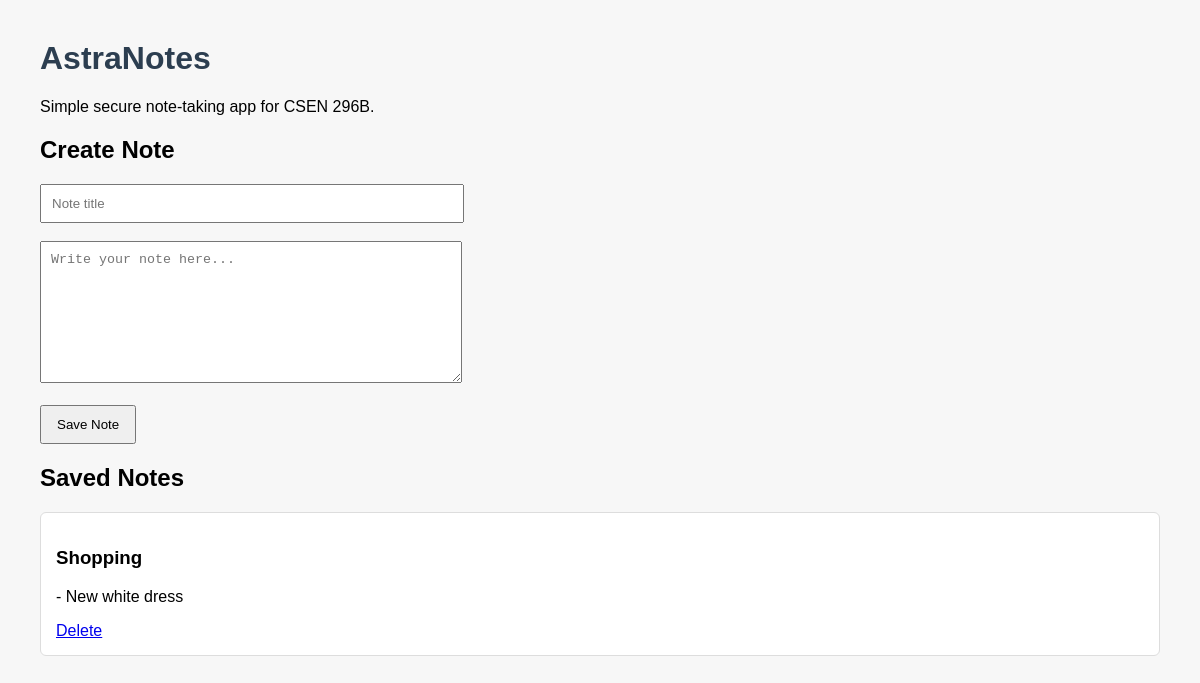
Before: / with the older database file.
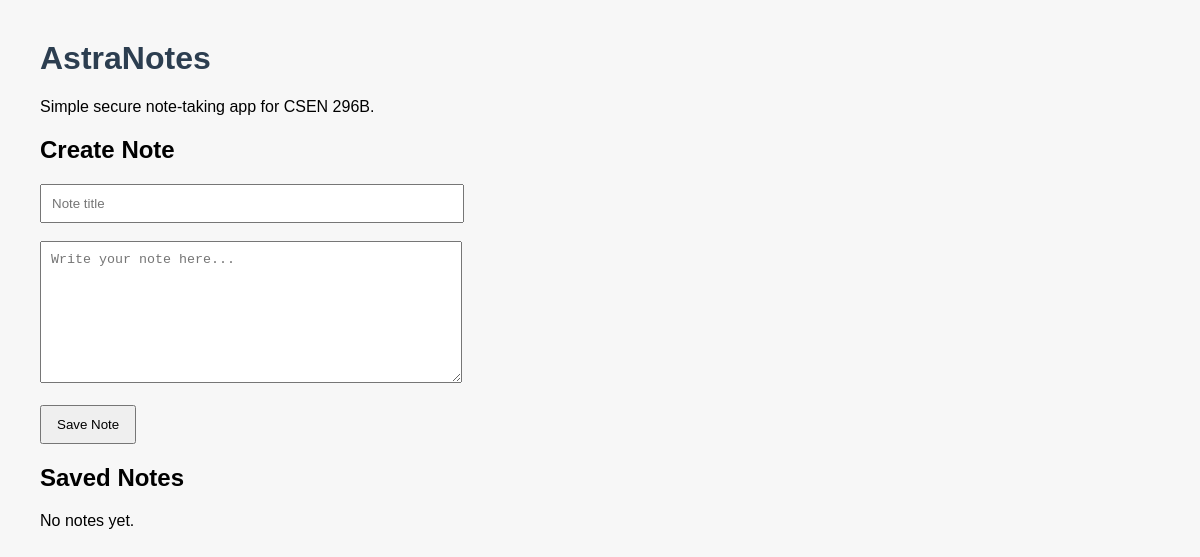
After: the same page with the newer database file.
### tables this page shows
CREATE TABLE notes (
            id INTEGER PRIMARY KEY AUTOINCREMENT,
            title TEXT NOT NULL,
            content TEXT NOT NULL
        );

### src/app.py (the view)
@app.route("/")
def home():
    conn = get_db_connection()
    notes = conn.execute(
        "SELECT * FROM notes ORDER BY id DESC"
    ).fetchall()
    conn.close()
    return render_template("index.html", notes=notes)

### src/app.py (called while the page is built)
def get_db_connection():
    conn = sqlite3.connect(DATABASE)
    conn.row_factory = sqlite3.Row
    return conn

### src/templates/index.html (shortened to what this page needs)
<!DOCTYPE html>
<html>
<head>
    <link rel="stylesheet" href="{{ url_for('static', filename='style.css') }}">
</head>
<body>
    <h1>AstraNotes</h1>
    <p>Simple secure note-taking app for CSEN 296B.</p>
    <h2>Create Note</h2>
    <form action="/add" method="POST">
        <input type="text" name="title" placeholder="Note title" required>
        <br><br>
        <textarea name="content" placeholder="Write your note here..." required></textarea>
        <br><br>
        <button type="submit">Save Note</button>
    </form>
    <h2>Saved Notes</h2>
    {% for note in notes %}
        <div class="note">
            <h3>{{ note["title"] }}</h3>
            <p>{{ note["content"] }}</p>
            <a href="{{ url_for('delete_note', note_id=note['id']) }}">
                Delete
            </a>
        </div>
    {% else %}
        <p>No notes yet.</p>
    {% endfor %}
</body>
</html>

### src/static/style.css (style rules this page uses)
body { font-family: Arial, sans-serif; margin: 40px; background-color: #f7f7f7; }
h1 { color: #2c3e50; }
input, textarea { width: 400px; padding: 10px; }
textarea { height: 120px; }
button { padding: 10px 15px; cursor: pointer; }

Changed rows visible on the page:
removed notes: title "Shopping", content "- New white dress"
Other visible differences:
text now shown: "No notes yet."
